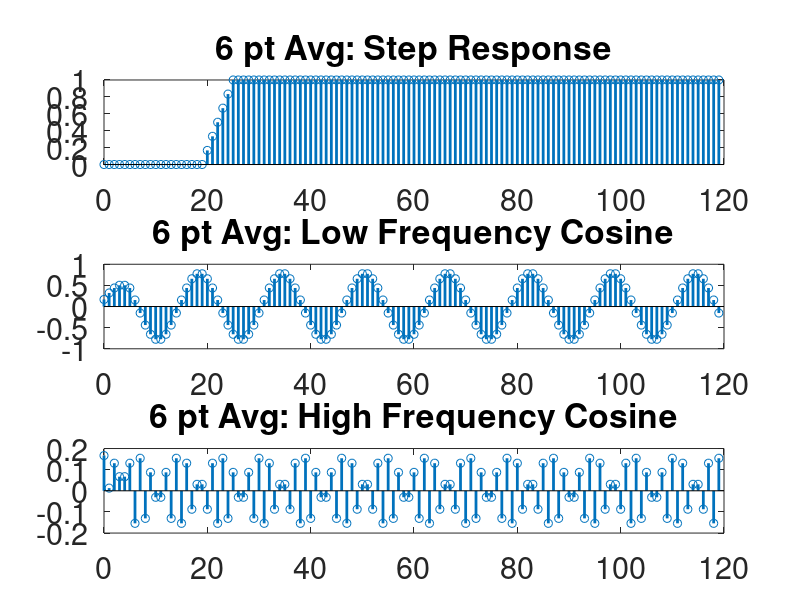
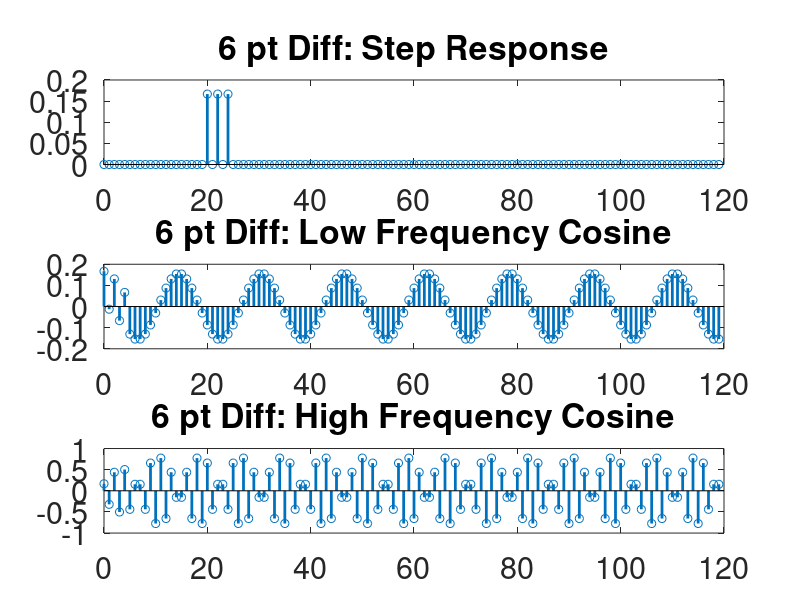
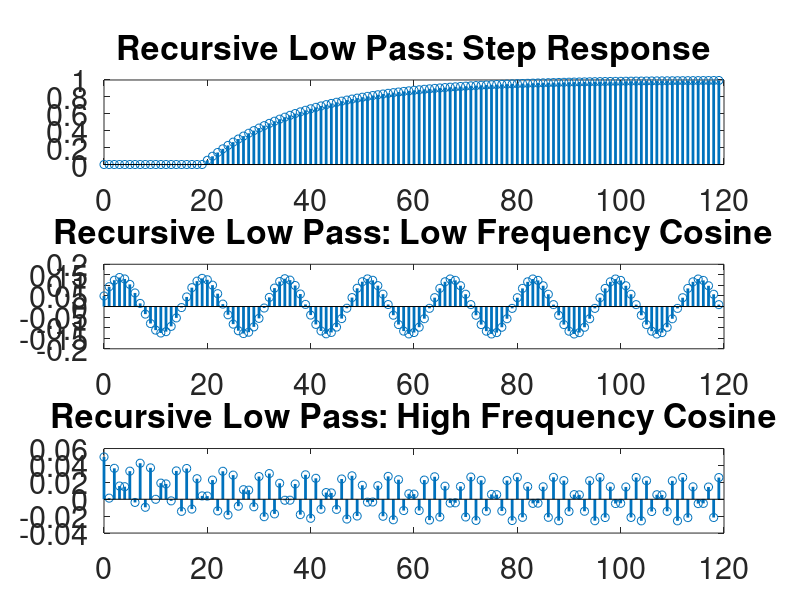
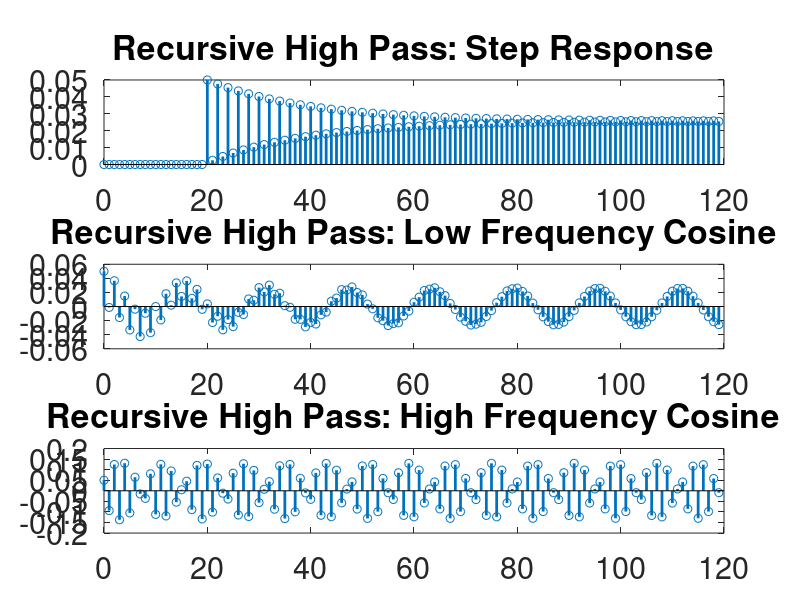

The MATLAB source for these figures, in order:
%% Difference Equation System Descriptions
%
% Copyright Barry Van Veen 2014

%% Set up workspace
%
% The filter function computes the output of a system using a difference
% equation with coefficients in vectors B (applied to x[n], x[n-1], ...)
% and A (applied to y[n], y[n-1], ...).  It assumes the coefficient of y[n]
% is unity (A(1) = 1), or else normalizes A and B to make A(1) unity

clear
close all
set(0,'defaultaxesfontsize',22);
set(0,'defaulttextfontsize',22);
linwidth = 2;


% Input signals for examples

cs1 = cos([0:119]*pi/8); % low frequency cosine
cs2 = cos([0:119]*7*pi/8); % high frequency cosine
stp = [ zeros(1,20), ones(1,100)]; % signal with a step change at n = 20

%% System 1: 6 point averaging

B = [ 1 1 1 1 1 1]/6;
A = 1;

yc1 = filter(B,A,cs1);
yc2 = filter(B,A,cs2);
ys = filter(B,A,stp);

figure(1)

subplot(3,1,1)
hp = stem([0:length(ys)-1],ys);
set(hp,'LineWidth',linwidth);
title('6 pt Avg: Step Response')
subplot(3,1,2)
hp = stem([0:length(yc1)-1],yc1);
set(hp,'LineWidth',linwidth);
title('6 pt Avg: Low Frequency Cosine')
subplot(3,1,3)
hp = stem([0:length(yc2)-1],yc2);
set(hp,'LineWidth',linwidth);
title('6 pt Avg: High Frequency Cosine')

h = get(0,'CurrentFigure');
set(h,'Position',[0,0,1000,600])

%% System 2: 6 point difference

B = [1 -1 1 -1 1 -1]/6;
A = 1;

yc1 = filter(B,A,cs1);
yc2 = filter(B,A,cs2);
ys = filter(B,A,stp);

figure(2)

subplot(3,1,1)
hp = stem([0:length(ys)-1],ys);
set(hp,'LineWidth',linwidth);
title('6 pt Diff: Step Response')
subplot(3,1,2)
hp = stem([0:length(yc1)-1],yc1);
set(hp,'LineWidth',linwidth);
title('6 pt Diff: Low Frequency Cosine')
subplot(3,1,3)
hp = stem([0:length(yc2)-1],yc2);
set(hp,'LineWidth',linwidth);
title('6 pt Diff: High Frequency Cosine')

h = get(0,'CurrentFigure');
set(h,'Position',[0,0,1000,600])

%% System 3: First-order recursive system y[n] = 0.95y[n-1] + 0.05x[n]

B = 0.05;
A = [1 -0.95];

yc1 = filter(B,A,cs1);
yc2 = filter(B,A,cs2);
ys = filter(B,A,stp);

figure(3)

subplot(3,1,1)
hp = stem([0:length(ys)-1],ys);
set(hp,'LineWidth',linwidth);
title('Recursive Low Pass: Step Response')
subplot(3,1,2)
hp = stem([0:length(yc1)-1],yc1);
set(hp,'LineWidth',linwidth);
title('Recursive Low Pass: Low Frequency Cosine')
subplot(3,1,3)
hp = stem([0:length(yc2)-1],yc2);
set(hp,'LineWidth',linwidth);
title('Recursive Low Pass: High Frequency Cosine')

h = get(0,'CurrentFigure');
set(h,'Position',[0,0,1000,600])

%% System 4: First-order recursive system y[n] = -0.95y[n-1] + 0.05x[n]

B = 0.05;
A = [1 0.95];

yc1 = filter(B,A,cs1);
yc2 = filter(B,A,cs2);
ys = filter(B,A,stp);

figure(4)

subplot(3,1,1)
hp = stem([0:length(ys)-1],ys);
set(hp,'LineWidth',linwidth);
title('Recursive High Pass: Step Response')
subplot(3,1,2)
hp = stem([0:length(yc1)-1],yc1);
set(hp,'LineWidth',linwidth);
title('Recursive High Pass: Low Frequency Cosine')
subplot(3,1,3)
hp = stem([0:length(yc2)-1],yc2);
set(hp,'LineWidth',linwidth);
title('Recursive High Pass: High Frequency Cosine')

h = get(0,'CurrentFigure');
set(h,'Position',[0,0,1000,600])

